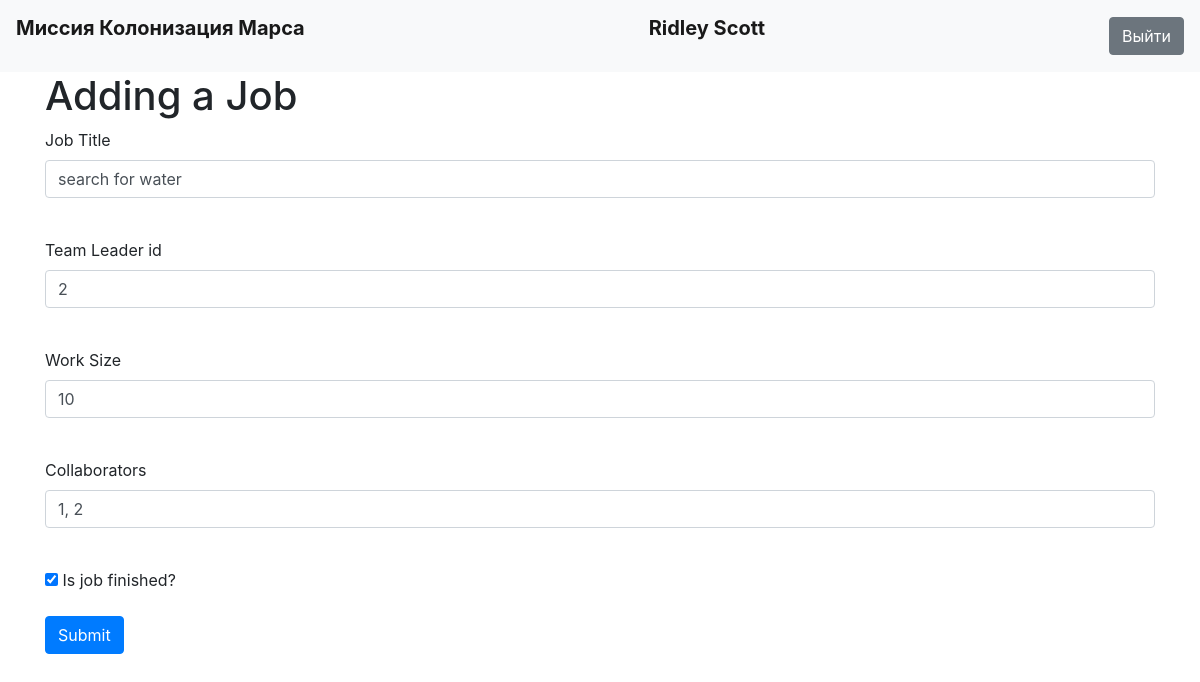
Screenshot of /jobs/5 (signed in) with the database file from the repository.
### data/users.py (models this page shows, shortened)
class User(SqlAlchemyBase, UserMixin):
    __tablename__ = 'users'
    id = sqlalchemy.Column(sqlalchemy.Integer,
                           primary_key=True, autoincrement=True)
    surname = sqlalchemy.Column(sqlalchemy.String, nullable=True)
    name = sqlalchemy.Column(sqlalchemy.String, nullable=True)
    age = sqlalchemy.Column(sqlalchemy.Integer, nullable=True)
    position = sqlalchemy.Column(sqlalchemy.String, nullable=True)
    speciality = sqlalchemy.Column(sqlalchemy.String, nullable=True)
    address = sqlalchemy.Column(sqlalchemy.String, nullable=True)
    email = sqlalchemy.Column(sqlalchemy.String,
                              index=True, unique=True, nullable=True)
    hashed_password = sqlalchemy.Column(sqlalchemy.String, nullable=True)

### data/jobs.py (models this page shows)
class Jobs(SqlAlchemyBase):
    __tablename__ = 'jobs'
    user_id = sqlalchemy.Column(sqlalchemy.Integer,
                                primary_key=True, autoincrement=True)
    activity = sqlalchemy.Column(sqlalchemy.String, nullable=True)
    team_leader = sqlalchemy.Column(sqlalchemy.Integer, sqlalchemy.ForeignKey("users.id"), nullable=True)
    work_size = sqlalchemy.Column(sqlalchemy.Integer, nullable=True)
    collaborators = sqlalchemy.Column(sqlalchemy.String, nullable=True)
    is_finished = sqlalchemy.Column(sqlalchemy.Boolean, nullable=True)

### jobs.py (the view, shortened to what this page needs)
@app.route('/jobs/<int:id>', methods=['GET', 'POST'])
@login_required
def edit_jobs(id):
    form = JobsForm()
    if request.method == "GET":
        db_sess = db_session.create_session()
        jobs = db_sess.query(Jobs).filter(Jobs.user_id == id).first()
        if jobs:
            form.title.data = jobs.activity
            form.leader_id.data = jobs.team_leader
            form.work_size.data = jobs.work_size
            form.collaborators.data = jobs.collaborators
            form.is_finished.data = jobs.is_finished
        else:
            abort(404)
    return render_template('add_job.html',
                           title='Редактирование работы',
                           form=form
                           )

### forms/jobs_form.py
class JobsForm(FlaskForm):
    title = StringField('Job Title', validators=[DataRequired()])
    leader_id = StringField('Team Leader id')
    work_size = StringField('Work Size')
    collaborators = StringField('Collaborators')
    is_finished = BooleanField('Is job finished?')
    submit = SubmitField('Submit')

### data/db_session.py (called while the page is built, shortened)
def global_init(db_file):
    global __factory
    if __factory:
        return

def create_session() -> Session:
    global __factory
    return __factory()

### jobs.py (called while the page is built)
@login_manager.user_loader
def load_user(user_id):
    db_session.global_init("db/users.db")
    db_sess = db_session.create_session()
    return db_sess.query(User).get(user_id)

### templates/add_job.html (shortened to what this page needs)
{% extends "base.html" %}
{% block content %}
<h1>Adding a Job</h1>
<form action="" method="post">
    <p>
        {{ form.title.label }}<br>
        {{ form.title(class="form-control") }}<br>
    </p>
    <p>
        {{ form.leader_id.label }}<br>
        {{ form.leader_id(class="form-control") }}<br>
    </p>
        <p>
        {{ form.work_size.label }}<br>
        {{ form.work_size(class="form-control") }}<br>
    </p>
        <p>
        {{ form.collaborators.label }}<br>
        {{ form.collaborators(class="form-control") }}<br>
    </p>
    <p>{{ form.is_finished }} {{ form.is_finished.label }}</p>
    <p>{{ form.submit(type="submit", class="btn btn-primary") }}</p>
</form>
{% endblock %}

### templates/base.html (shortened to what this page needs)
<!doctype html>
<html lang="en">
<head>
    <link rel="stylesheet"
          href="https://stackpath.bootstrapcdn.com/bootstrap/4.4.1/css/bootstrap.min.css"
>
    <link rel="stylesheet" type="text/css" href="{{ url_for('static', filename='css/style.css') }}" />
</head>
<body>
<header>
    <nav class="navbar navbar-light bg-light">
        <p class="navbar-brand"><strong>Миссия Колонизация Марса</strong></p>
        {% if current_user.is_authenticated %}
        <p class="navbar-brand"><strong>{{ current_user.name }} {{ current_user.surname }}</strong></p>
        <a class="btn btn-secondary" href="/logout">Выйти</a>
        {% else %}
        <p>
            <a class="btn btn-primary " href="/register">Зарегистрироваться</a>
            <a class="btn btn-success" href="/login">Войти</a>
        </p>
        {% endif %}
    </nav>
</header>
<main role="main" class="container">
    {% block content %}{% endblock %}
</main>
</body>
</html>

### rows the page displays
User: name "Ridley", surname "Scott"
Jobs: work_size "10", collaborators "1, 2", is_finished "☑"
